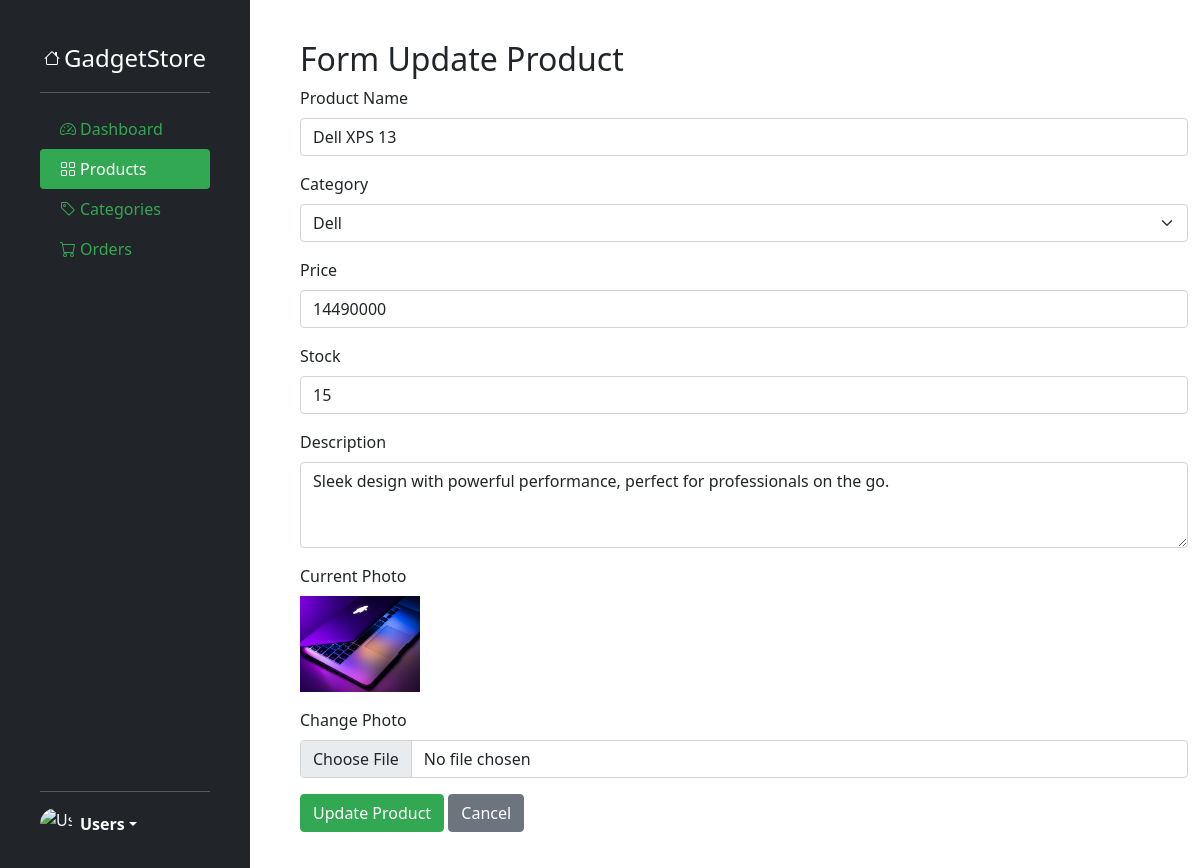
/backoffice/edit/product.php?id=1, run on the app's committed database.
### tables this page shows
CREATE TABLE `products` (
  `id` int(11) PRIMARY KEY AUTO_INCREMENT NOT NULL,
  `catid` int(11),
  `name` varchar(255) NOT NULL,
  `price` int(11) NOT NULL,
  `photo` varchar(255) NOT NULL,
  `description` mediumtext NOT NULL,
  `stock` int(11) NOT NULL,
  FOREIGN KEY (`catid`) REFERENCES `categories` (`id`) ON DELETE SET NULL ON UPDATE CASCADE
);

### public/backoffice/edit/product.php (the view, shortened to what this page needs)
<?php
include '../../../src/db.php';
$categories = [];
$catResult = $conn->query("SELECT id, name FROM categories ORDER BY name ASC");
if ($catResult) {
    while ($row = $catResult->fetch_assoc()) {
        $categories[] = $row;
    }
}
$id         = isset($_GET['id']) ? intval($_GET['id']) : 0;
$product    = null;
if ($id > 0) {
    $stmt = $conn->prepare("SELECT p.id, p.name, p.price, p.photo, p.stock, p.description, c.name AS category_name, c.id AS catid
                            FROM products p
                            LEFT JOIN categories c ON p.catid = c.id
                            WHERE p.id = ?");
    $stmt->bind_param("i", $id);
    $stmt->execute();
    $result = $stmt->get_result();
    $product = $result->fetch_assoc();
}
include '../layout/header.php';
?>
<h2>Form Update Product</h2>
<div class="container ps-0 ms-0 pb-5">
    <div class="panel panel-scrollable">
        <?php if ($product): ?>
            <form action="../Controller/product/update_product.php" method="post" enctype="multipart/form-data">
                <div class="mb-3">
                    <label for="name" class="form-label">Product Name</label>
                    <input type="text" class="form-control" id="name" name="name" value="<?= htmlspecialchars($product['name']) ?>" required>
                </div>
                <div class="mb-3">
                    <label for="catid" class="form-label">Category</label>
                    <select class="form-select" id="catid" name="catid" required>
                        <?php if (empty($categories)) { ?>
                            <option value="">No categories available</option>
                        <?php } else { ?>
                            <?php foreach ($categories as $cat) { ?>
                                <option value="<?= $cat['id'] ?>" <?= ($product['catid'] == $cat['id']) ? 'selected' : '' ?>>
                                    <?= htmlspecialchars($cat['name']) ?>
                                </option>
                            <?php }
                        } ?>
                    </select>
                </div>
                <div class="mb-3">
                    <label for="price" class="form-label">Price</label>
                    <input type="number" class="form-control" id="price" name="price" value="<?= htmlspecialchars($product['price']) ?>" required>
                </div>
                <div class="mb-3">
                    <label for="stock" class="form-label">Stock</label>
                    <input type="number" class="form-control" id="stock" name="stock" value="<?= htmlspecialchars($product['stock']) ?>" required>
                </div>
                <div class="mb-3">
                    <label for="description" class="form-label">Description</label>
                    <textarea class="form-control" id="description" name="description" rows="3"><?= htmlspecialchars($product['description']) ?></textarea>
                </div>
                <div class="mb-3">
                    <label class="form-label">Current Photo</label><br>
                    <?php if (!empty($product['photo'])): ?>
                        <img src="../../<?= htmlspecialchars($product['photo']) ?>" alt="Product Photo" style="max-width:120px;">
                    <?php else: ?>
                        <span>No photo</span>
                    <?php endif; ?>
                </div>
                <div class="mb-3">
                    <label for="photo" class="form-label">Change Photo</label>
                    <input type="file" class="form-control" id="photo" name="photo">
                </div>
                <button type="submit" class="btn btn-primary">Update Product</button>
                <a href="../product.php" class="btn btn-secondary">Cancel</a>
            </form>
        <?php else: ?>
            <div class="alert alert-warning">Product not found.</div>
        <?php endif; ?>
    </div>
</div>
<?php
include '../layout/footer.php';
?>

### data on the page
products: name "Dell XPS 13", price "14490000", stock "15", description "Sleek design with powerful performance, perfect for professionals on the go.", photo (picture)

### other printed values
form field catid "Dell"
